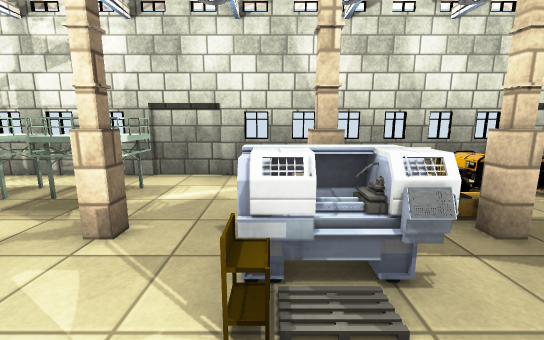
[1] (above)

13 first-person views from a walk through a 3-D level made in the Unity game engine. The camera is 1.3 m above the floor, tilts 10° down and sees 90° across. The floor is counted in squares, 1 m on a side. Each view is taken from the middle of a square. On the plan, view 1 faces up. The plan holds only what a view shows up to about 13 squares ahead; the rest is blank. The player is left out. Some animated figures are not drawn. Some surface patterns are stand-ins.

[2]
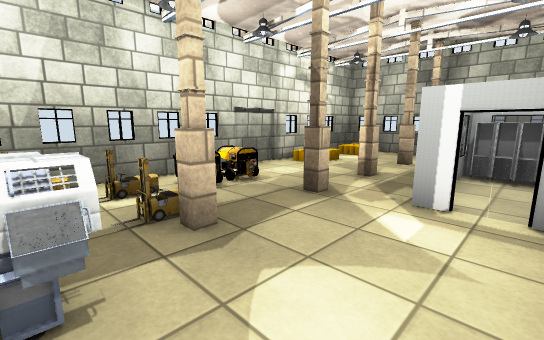

[3]
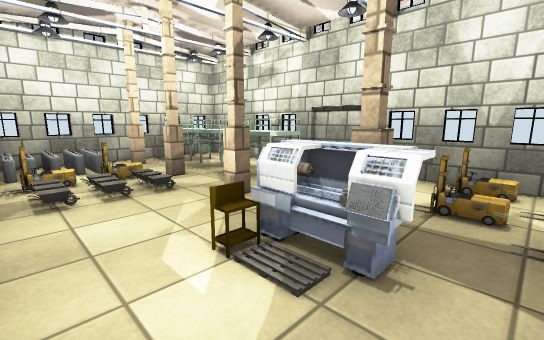

[4]
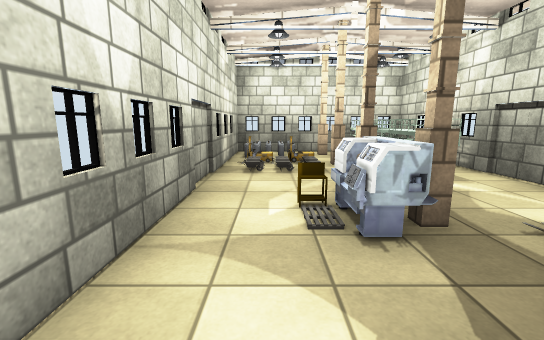

[5]
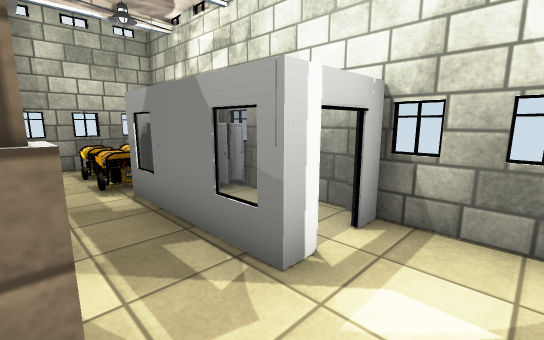

[6]
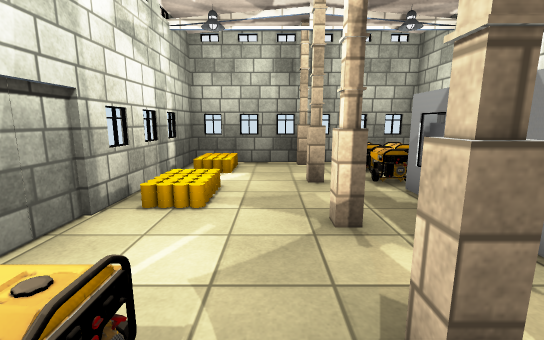

[7]
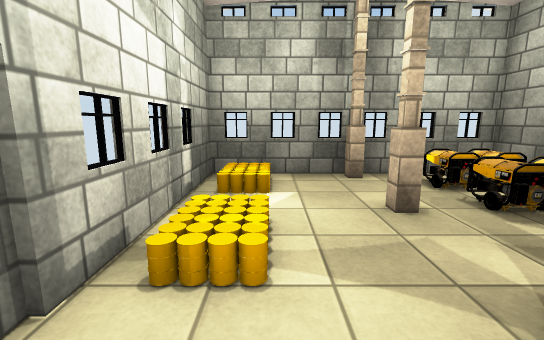

[8]
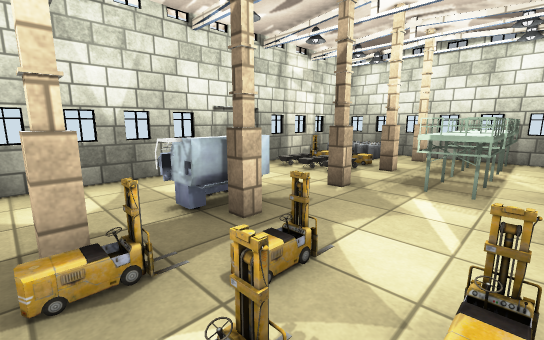

[9]
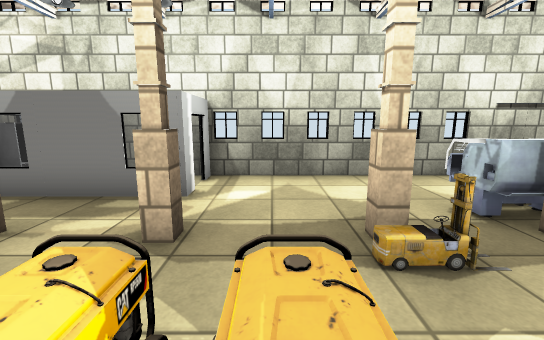

[10]
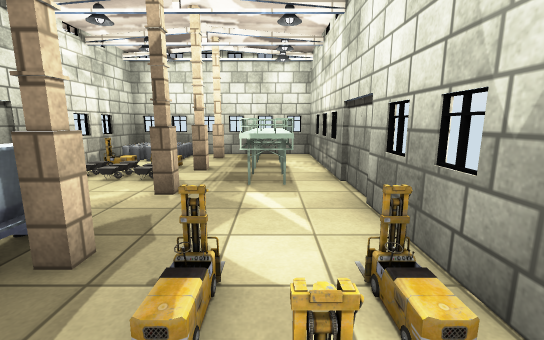

[11]
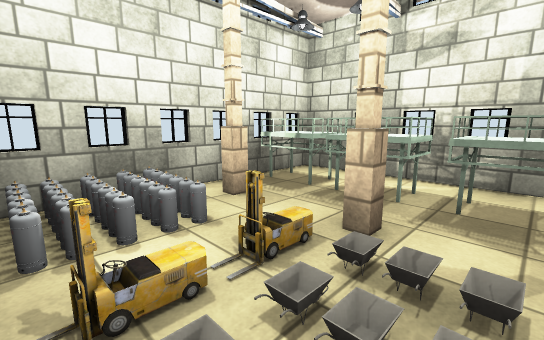

[12]
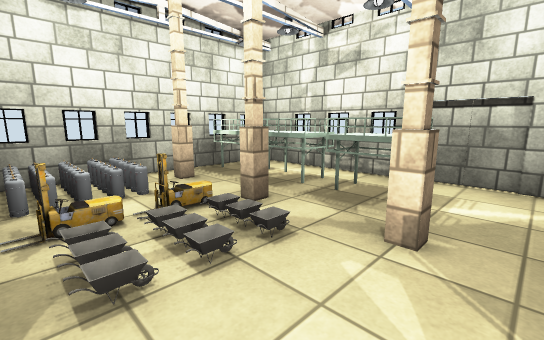

[13]
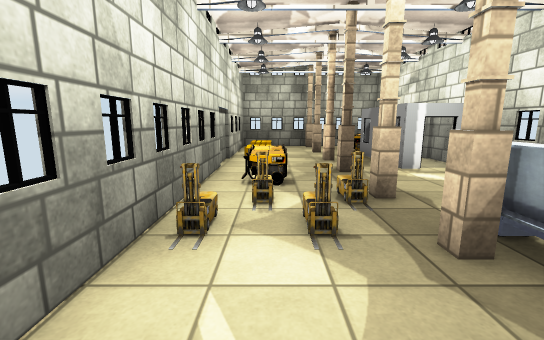

### Floor plan
Key: @ floor where view 1 was taken; # wall or solid block; . main floor; : floor 0.25 m higher than the main floor; / step, stairs or slope; ^ raised ledge; F forklift; O other object.
Columns run from 8 left of view 1 to 13 right of it. Each row starts with its distance up from view 1.
  7 ######################
  6 #........F.........OO#
  5 ^^^^^^....F.OO.......#
  4 ######...FF..........#
  3 ##.##.#..##..#.#..#.##
  2 #OOF/:..OO........OOO#
  1 OOO///........O OOOOO#
  0 OOOF//..@.....O.#OOOO#
 -1 ######################

Where each view was taken, in squares from view 1:
view 1: 0 up, 0 right, facing up
view 2: 0 up, 1 right, facing up-right
view 3: 0 up, 2 right, facing up-left
view 4: 1 up, 4 right, facing left
view 5: 3 up, 4 right, facing down-right
view 6: 4 up, 4 right, facing right
view 7: 5 up, 6 right, facing right
view 8: 6 up, 3 right, facing down-left
view 9: 6 up, 4 right, facing down
view 10: 5 up, 3 right, facing left
view 11: 0 up, 3 left, facing up-left
view 12: 0 up, 1 left, facing up-left
view 13: 5 up, 2 left, facing right
